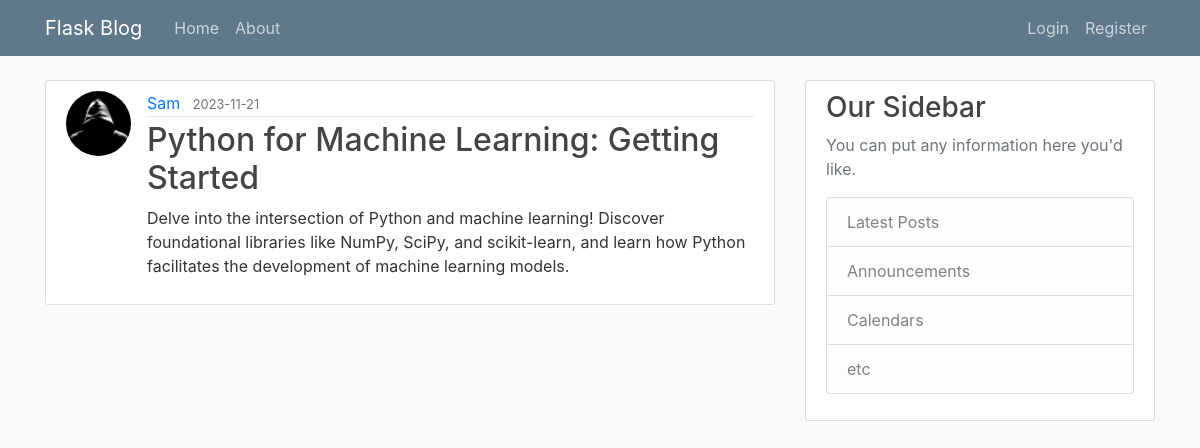
The page /post/5 on the database its author committed.
### flaskblog/models.py (models this page shows, shortened)
class User(db.Model, UserMixin):
    id = db.Column(db.Integer, primary_key=True)
    username = db.Column(db.String(20), unique=True, nullable=False)
    email = db.Column(db.String(120), unique=True, nullable=False)
    image_file = db.Column(db.String(20), nullable=False, default="default.jpg")
    password = db.Column(db.String(60), nullable=False)
    post = db.relationship("Post", backref="author", lazy=True)

class Post(db.Model):
    id = db.Column(db.Integer, primary_key=True)
    title = db.Column(db.String(100), nullable=False)
    date_posted = db.Column(db.DateTime, nullable=False, default=datetime.utcnow)
    content = db.Column(db.Text, nullable=False)
    user_id = db.Column(db.Integer, db.ForeignKey("user.id"), nullable=True)

### flaskblog/routes.py (the view)
@app.route("/post/<int:post_id>")
def post(post_id):
    post = Post.query.get_or_404(post_id)
    return render_template("post.html", title=post.title, post=post)

### flaskblog/templates/post.html (shortened to what this page needs)
{% extends "base.html" %}
{% block content %}
<article class="media content-section">
    <img class="rounded-circle article-img"
        src="{{ url_for('static', filename='profile_pics/' + post.author.image_file) }}">
    <div class="media-body">
        <div class="article-metadata">
            <a class="mr-2" href="#">{{ post.author.username }}</a>
            <small class="text-muted">{{ post.date_posted.strftime('%Y-%m-%d') }}</small>
        </div>
        <h2 class="article-title">{{ post.title }}</h2>
        <p class="article-content">{{ post.content }}</p>
    </div>
</article>
{% endblock content %}

### flaskblog/static/main.css (style rules this page uses)
body { background: #fafafa; color: #333333; margin-top: 5rem; }
h1, h2, h3, h4, h5, h6 { color: #444444; }
.content-section { background: #ffffff; padding: 10px 20px; border: 1px solid #dddddd; border-radius: 3px; margin-bottom: 20px; }
.article-title { color: #444444; }
.article-content { white-space: pre-line; }
.article-img { height: 65px; width: 65px; margin-right: 16px; }
.article-metadata { padding-bottom: 1px; margin-bottom: 4px; border-bottom: 1px solid #e3e3e3 }

### rows shown on the page
User: image_file (placeholder picture), author.username "Sam"
Post: date_posted "2023-11-21", title "Python for Machine Learning: Getting Started", content "Delve into the intersection of Python and machine learning! Discover foundational libraries like NumPy, SciPy, and scikit-learn, and learn how Python facilitates the development of machine learning models."
